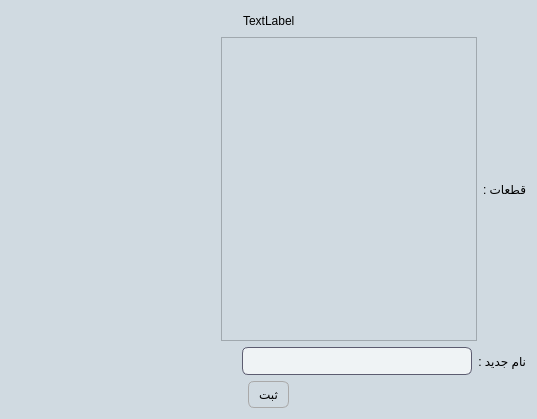
<?xml version="1.0" encoding="UTF-8"?>
<ui version="4.0">
 <class>EditItem</class>
 <widget class="QWidget" name="EditItem">
  <property name="geometry">
   <rect>
    <x>0</x>
    <y>0</y>
    <width>537</width>
    <height>419</height>
   </rect>
  </property>
  <property name="windowTitle">
   <string>Form</string>
  </property>
  <property name="styleSheet">
   <string notr="true">QPushButton {
    background-color: rgb(228, 229, 244); /* Light gray background */
    border: 1px solid #a9a9a9; /* Darker gray border for a 3D effect */
    border-radius: 6px; /* Rounded corners */
    padding: 5px 10px; /* Padding for a button-like appearance */
    color: black; /* Text color */
    
    /* Subtle gradient for a shiny effect */
    background: qlineargradient(spread:pad, x1:0, y1:0, x2:0, y2:1, 
                                stop:0 #f0f0f0, stop:1 #d3d3d3);
}

QPushButton:hover {
    background-color: #e6e6e6; /* Change to a lighter shade on hover */
    border-color: #b0b0b0; /* Change border color on hover */
}

QPushButton:pressed {
    background-color: #bfbfbf; /* Darker gray when pressed */
    border-color: #808080; /* Slightly darker border when pressed */
}


QWidget {font: 12pt &quot;Segoe UI&quot;;}
QWidget {
    background-color: #d0dae1; /* Dark background color for the entire widget */
    font: 12pt &quot;Segoe UI&quot;;
}

/* Style for QLineEdit with a darker background and smoother edges */
QLineEdit {
    background-color: #eff3f5; /* Darker grayish background */
    color: #000000; /* Light text color for readability */
    border: 1px solid #5c5c70; /* Slightly lighter border for contrast */
    border-radius: 6px; /* Smooth, rounded edges */
    padding: 5px; /* Padding for a cleaner look */
    font: 12pt &quot;Segoe UI&quot;;
}

QLineEdit:focus {
    border-color: #7878a0; /* Lighter border color on focus */
    background-color: #e0e6eb; /* Slightly lighter background on focus */
}

QTextBrowser {
    background-color: #eff3f5; /* Darker grayish background */
    color: #000000; /* Light text color for readability */
    border: 1px solid #5c5c70; /* Slightly lighter border for contrast */
    border-radius: 6px; /* Smooth, rounded edges */
    padding: 5px; /* Padding for a cleaner look */
    font: 12pt &quot;Segoe UI&quot;;
}

QTextBrowser:focus {
    border-color: #7878a0; /* Lighter border color on focus */
    background-color: #e0e6eb; /* Slightly lighter background on focus */
}

QCheckBox {
    color: #000000; /* Light text color for dark background */
    font: 12pt &quot;Segoe UI&quot;;
}

QCheckBox:disabled {
    color: #000000; /* Same text color for disabled state */
    opacity: 1; /* Remove opacity reduction */
}

/* Blue indicator for checked and disabled QCheckBox */
QCheckBox::indicator:checked:disabled {
    background-color: #92a8b9; /* Blue color to appear as enabled */
	opacity: 1;
   /* border: 1px solid #3a7bd5;  Blue border to match the indicator */
}

QCheckBox::indicator:disabled {
    opacity: 1; /* Remove opacity change for checkbox indicator */
}

/* Background color for QWidget */
/* Style for the vertical scrollbar */
QScrollBar:vertical {
    background: #eff3f5; /* Background color of the scrollbar */
    width: 10px; /* Width of the scrollbar */
    margin: 0px 0px 0px 0px; /* Margins around the scrollbar */
    border-radius: 5px; /* Rounded edges for the scrollbar track */
}

/* Style for the horizontal scrollbar */
QScrollBar:horizontal {
    background: #eff3f5; /* Background color of the scrollbar */
    height: 10px; /* Height of the scrollbar */
    margin: 0px 0px 0px 0px; /* Margins around the scrollbar */
    border-radius: 5px; /* Rounded edges for the scrollbar track */
}

/* Handle (scroller) styling for both horizontal and vertical scrollbars */
QScrollBar::handle:vertical, QScrollBar::handle:horizontal {
    background: #92a8b9; /* Color of the scroller */
    min-height: 20px; /* Minimum height for the vertical handle */
    min-width: 20px; /* Minimum width for the horizontal handle */
    border-radius: 5px; /* Smooth, rounded edges for the handle */
}

QScrollBar::handle:vertical:hover, QScrollBar::handle:horizontal:hover {
    background: #b1c1cd; /* Slightly lighter color on hover for the handle */
}

/* Remove the top/bottom buttons on the scrollbar */
QScrollBar::add-line:vertical, QScrollBar::sub-line:vertical,
QScrollBar::add-line:horizontal, QScrollBar::sub-line:horizontal {
    background: none; /* No additional lines/buttons */
    height: 0px;
    width: 0px;
}

QScrollBar::add-page:vertical, QScrollBar::sub-page:vertical,
QScrollBar::add-page:horizontal, QScrollBar::sub-page:horizontal {
    background: none; /* No page scroll styling */
}
QTextEdit {
    background-color: #eff3f5; /* Darker grayish background */
    color: #000000; /* Light text color for readability */
    border: 1px solid #5c5c70; /* Slightly lighter border for contrast */
    border-radius: 6px; /* Smooth, rounded edges */
    padding: 5px; /* Padding for a cleaner look */
    font: 12pt &quot;Segoe UI&quot;;
}

QTextEdit:focus {
    border-color: #7878a0; /* Lighter border color on focus */
    background-color: #e0e6eb; /* Slightly lighter background on focus */
}
QComboBox {
    background-color: #eff3f5; /* Darker grayish background */
    color: #000000; /* Light text color for readability */
    border: 1px solid #5c5c70; /* Slightly lighter border for contrast */
    border-radius: 6px; /* Smooth, rounded edges */
    padding: 5px; /* Padding for a cleaner look */
    font: 12pt &quot;Segoe UI&quot;;
}

QComboBox:focus {
    border-color: #7878a0; /* Lighter border color on focus */
    background-color: #e0e6eb; /* Slightly lighter background on focus */
}
QDateEdit {
    background-color: #eff3f5; /* Darker grayish background */
    color: #000000; /* Light text color for readability */
    border: 1px solid #5c5c70; /* Slightly lighter border for contrast */
    border-radius: 6px; /* Smooth, rounded edges */
    padding: 5px; /* Padding for a cleaner look */
    font: 12pt &quot;Segoe UI&quot;;
}

QDateEdit:focus {
    border-color: #7878a0; /* Lighter border color on focus */
    background-color: #e0e6eb; /* Slightly lighter background on focus */
}</string>
  </property>
  <layout class="QVBoxLayout" name="verticalLayout">
   <item>
    <layout class="QHBoxLayout" name="horizontalLayout">
     <item>
      <spacer name="horizontalSpacer_3">
       <property name="orientation">
        <enum>Qt::Orientation::Horizontal</enum>
       </property>
       <property name="sizeHint" stdset="0">
        <size>
         <width>40</width>
         <height>20</height>
        </size>
       </property>
      </spacer>
     </item>
     <item>
      <widget class="QLabel" name="label">
       <property name="text">
        <string>TextLabel</string>
       </property>
      </widget>
     </item>
     <item>
      <spacer name="horizontalSpacer_4">
       <property name="orientation">
        <enum>Qt::Orientation::Horizontal</enum>
       </property>
       <property name="sizeHint" stdset="0">
        <size>
         <width>40</width>
         <height>20</height>
        </size>
       </property>
      </spacer>
     </item>
    </layout>
   </item>
   <item>
    <layout class="QHBoxLayout" name="horizontalLayout_2">
     <item>
      <spacer name="horizontalSpacer">
       <property name="orientation">
        <enum>Qt::Orientation::Horizontal</enum>
       </property>
       <property name="sizeHint" stdset="0">
        <size>
         <width>40</width>
         <height>20</height>
        </size>
       </property>
      </spacer>
     </item>
     <item>
      <widget class="QListWidget" name="listWidget"/>
     </item>
     <item>
      <widget class="QLabel" name="label_2">
       <property name="text">
        <string>قطعات :</string>
       </property>
      </widget>
     </item>
    </layout>
   </item>
   <item>
    <layout class="QHBoxLayout" name="horizontalLayout_3">
     <item>
      <spacer name="horizontalSpacer_2">
       <property name="orientation">
        <enum>Qt::Orientation::Horizontal</enum>
       </property>
       <property name="sizeHint" stdset="0">
        <size>
         <width>40</width>
         <height>20</height>
        </size>
       </property>
      </spacer>
     </item>
     <item>
      <widget class="QLineEdit" name="lineEdit"/>
     </item>
     <item>
      <widget class="QLabel" name="label_3">
       <property name="text">
        <string>نام جدید :</string>
       </property>
      </widget>
     </item>
    </layout>
   </item>
   <item>
    <layout class="QHBoxLayout" name="horizontalLayout_4">
     <item>
      <spacer name="horizontalSpacer_6">
       <property name="orientation">
        <enum>Qt::Orientation::Horizontal</enum>
       </property>
       <property name="sizeHint" stdset="0">
        <size>
         <width>40</width>
         <height>20</height>
        </size>
       </property>
      </spacer>
     </item>
     <item>
      <widget class="QPushButton" name="pushButton">
       <property name="text">
        <string>ثبت</string>
       </property>
      </widget>
     </item>
     <item>
      <spacer name="horizontalSpacer_5">
       <property name="orientation">
        <enum>Qt::Orientation::Horizontal</enum>
       </property>
       <property name="sizeHint" stdset="0">
        <size>
         <width>40</width>
         <height>20</height>
        </size>
       </property>
      </spacer>
     </item>
    </layout>
   </item>
  </layout>
 </widget>
 <resources/>
 <connections/>
</ui>
